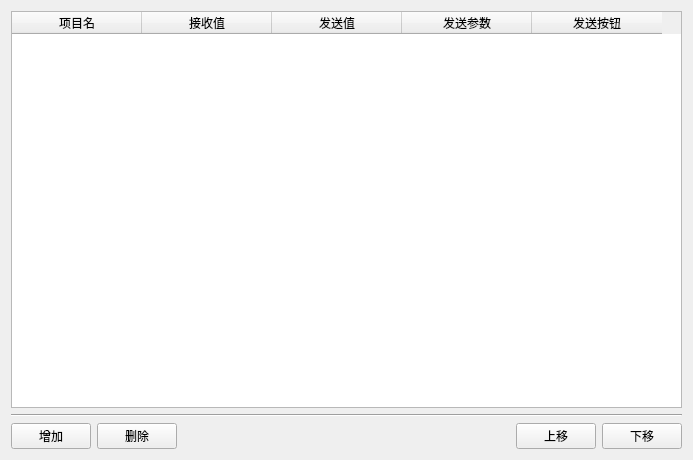
<?xml version="1.0" encoding="UTF-8"?>
<ui version="4.0">
 <class>ParameterAdjustment</class>
 <widget class="QWidget" name="ParameterAdjustment">
  <property name="geometry">
   <rect>
    <x>0</x>
    <y>0</y>
    <width>693</width>
    <height>460</height>
   </rect>
  </property>
  <property name="windowTitle">
   <string>Form</string>
  </property>
  <layout class="QVBoxLayout" name="verticalLayout">
   <item>
    <widget class="QTableWidget" name="tableWidget">
     <property name="selectionMode">
      <enum>QAbstractItemView::SingleSelection</enum>
     </property>
     <property name="selectionBehavior">
      <enum>QAbstractItemView::SelectRows</enum>
     </property>
     <property name="gridStyle">
      <enum>Qt::SolidLine</enum>
     </property>
     <property name="sortingEnabled">
      <bool>false</bool>
     </property>
     <property name="rowCount">
      <number>0</number>
     </property>
     <attribute name="horizontalHeaderVisible">
      <bool>true</bool>
     </attribute>
     <attribute name="horizontalHeaderCascadingSectionResizes">
      <bool>false</bool>
     </attribute>
     <attribute name="horizontalHeaderMinimumSectionSize">
      <number>30</number>
     </attribute>
     <attribute name="horizontalHeaderDefaultSectionSize">
      <number>130</number>
     </attribute>
     <attribute name="horizontalHeaderHighlightSections">
      <bool>true</bool>
     </attribute>
     <attribute name="horizontalHeaderShowSortIndicator" stdset="0">
      <bool>false</bool>
     </attribute>
     <attribute name="horizontalHeaderStretchLastSection">
      <bool>false</bool>
     </attribute>
     <attribute name="verticalHeaderVisible">
      <bool>true</bool>
     </attribute>
     <attribute name="verticalHeaderCascadingSectionResizes">
      <bool>false</bool>
     </attribute>
     <attribute name="verticalHeaderDefaultSectionSize">
      <number>110</number>
     </attribute>
     <attribute name="verticalHeaderHighlightSections">
      <bool>true</bool>
     </attribute>
     <attribute name="verticalHeaderShowSortIndicator" stdset="0">
      <bool>false</bool>
     </attribute>
     <attribute name="verticalHeaderStretchLastSection">
      <bool>false</bool>
     </attribute>
     <column>
      <property name="text">
       <string>项目名</string>
      </property>
     </column>
     <column>
      <property name="text">
       <string>接收值</string>
      </property>
     </column>
     <column>
      <property name="text">
       <string>发送值</string>
      </property>
     </column>
     <column>
      <property name="text">
       <string>发送参数</string>
      </property>
     </column>
     <column>
      <property name="text">
       <string>发送按钮</string>
      </property>
     </column>
    </widget>
   </item>
   <item>
    <widget class="Line" name="line_6">
     <property name="orientation">
      <enum>Qt::Horizontal</enum>
     </property>
    </widget>
   </item>
   <item>
    <layout class="QHBoxLayout" name="horizontalLayout">
     <item>
      <widget class="QPushButton" name="bt_AddItem">
       <property name="text">
        <string>增加</string>
       </property>
      </widget>
     </item>
     <item>
      <widget class="QPushButton" name="bt_RemoveSelectedItem">
       <property name="text">
        <string>删除</string>
       </property>
      </widget>
     </item>
     <item>
      <spacer name="horizontalSpacer">
       <property name="orientation">
        <enum>Qt::Horizontal</enum>
       </property>
       <property name="sizeHint" stdset="0">
        <size>
         <width>40</width>
         <height>20</height>
        </size>
       </property>
      </spacer>
     </item>
     <item>
      <widget class="QPushButton" name="bt_MoveUp">
       <property name="text">
        <string>上移</string>
       </property>
      </widget>
     </item>
     <item>
      <widget class="QPushButton" name="bt_MoveDown">
       <property name="text">
        <string>下移</string>
       </property>
      </widget>
     </item>
    </layout>
   </item>
  </layout>
 </widget>
 <resources/>
 <connections/>
</ui>
